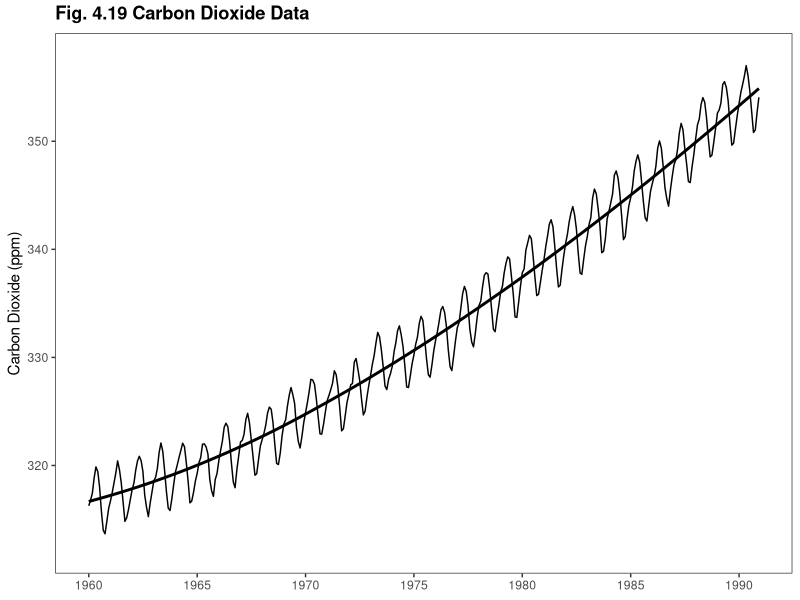
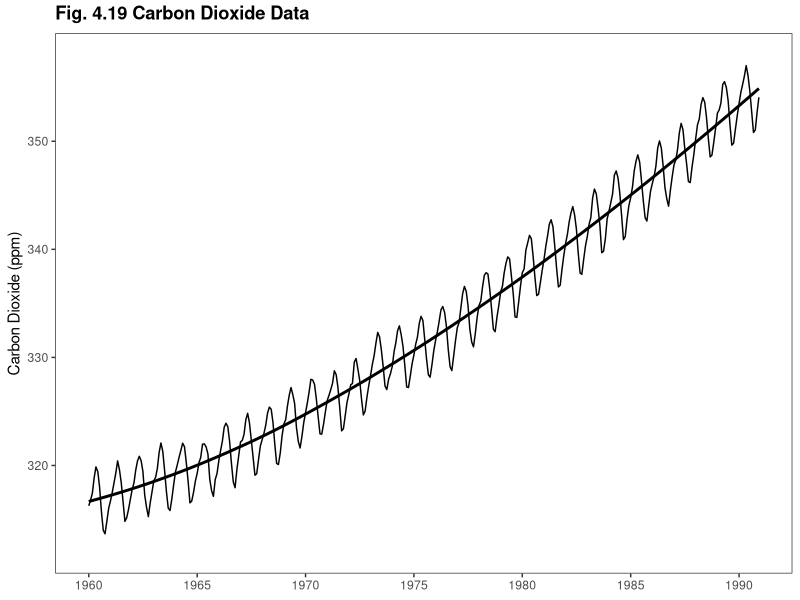

Source code (R) for these figures, in order:
library(ggplot2)
library(scales) # scale_x_date()

this_base <- "fig04-19_carbon-dioxide-data"

my_data <- data.frame(
  co2 = as.numeric(co2),
  date = seq(as.Date("1959-01-01"), by = "month", length.out = 12 * 39))

my_data <- subset(my_data, date < as.Date("1991-01-01"))

datebreaks <- seq(as.Date("1960-01-01"), as.Date("1997-12-01"), by = "5 year")

p <- ggplot(my_data, aes(x = date, y = co2)) +
  geom_line() +
  stat_smooth(method = "loess", se = FALSE, colour = "black") +
  scale_x_date(breaks = datebreaks, labels = date_format("%Y"),
               limits = c(as.Date("1960-01-01"), as.Date("1990-12-01"))) +
  scale_y_continuous(breaks = seq(320, 350, 10), limits = c(310, 360),
                     expand = c(0, 0)) + 
  labs(y = "Carbon Dioxide (ppm)") +
  ggtitle("Fig. 4.19 Carbon Dioxide Data") +
  theme_bw() +
  theme(panel.grid.major = element_blank(),
        panel.grid.minor = element_blank(),
        plot.title = element_text(size = rel(1.2), face = "bold", vjust = 1.5),
        axis.title.x = element_blank()) 

p

ggsave(paste0(this_base, ".png"), 
       p, width = 6, height = 6)

## pedantic: missing tickmarks at top and right of graph
